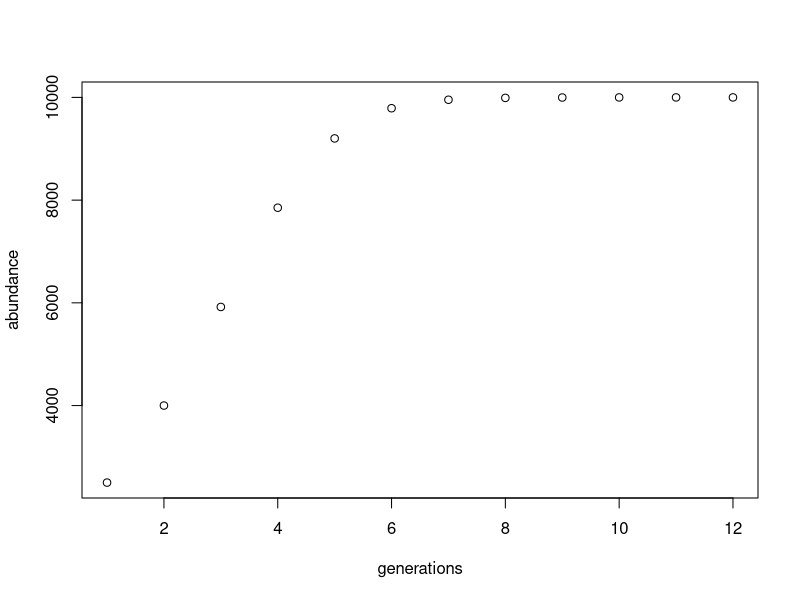

Recreate this plot in R.
## ---- chunk 1
r <- 0.8
K <- 10000

Logistic_Growth <- function( n, t ) {
  abundance <- rep(n, t)
  generations <- rep(2:t)
  for (i in 2:t) {
    abundance[i] <- ((abundance[i-1] + ((r * abundance[i-1]) * ((K - abundance[i-1]) / K )))) 
  } 
  return(abundance)
  return(generations)
}

myResults <- Logistic_Growth( 2500, 12 ) # Function Results

Logistic_Plot <- plot(myResults, xlab="generations", ylab="abundance")

